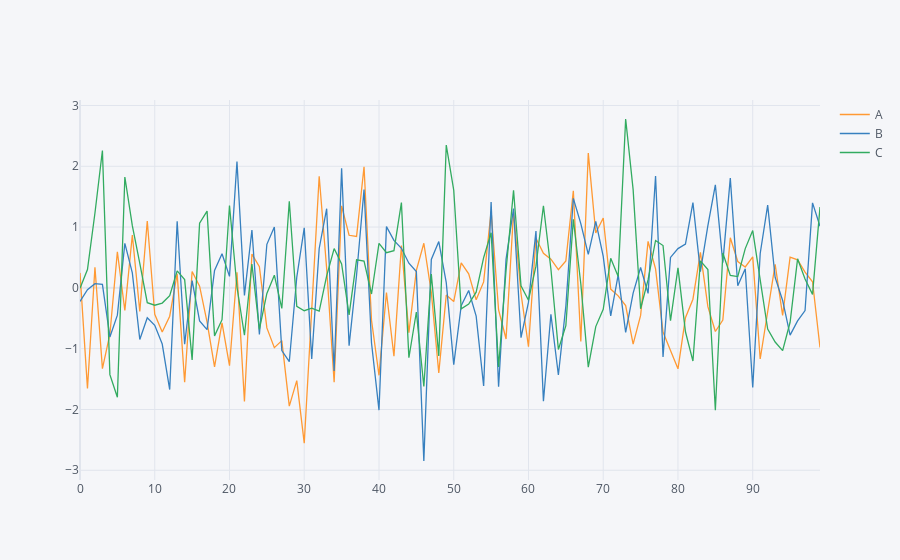

Notebook cell for this chart:
### Code cell
# able to plot a plotly and cufflinks graph

df.iplot()
